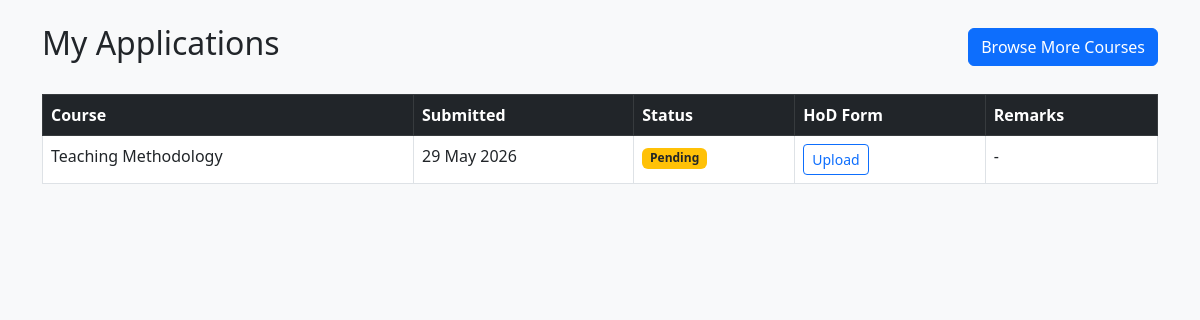
The page /applications/my-applications/ (signed in) on the database as committed earlier.
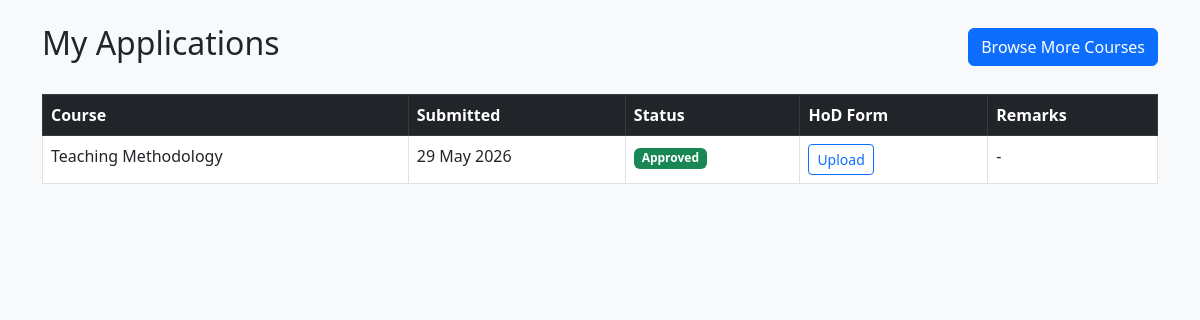
The same page on the database as committed later.
### applications/models.py (models this page shows, shortened)
class Application(models.Model):
    STATUS_CHOICES = [
        ('pending', 'Pending'),
        ('approved', 'Approved'),
        ('rejected', 'Rejected'),
    ]
    applicant = models.ForeignKey(CustomUser, on_delete=models.CASCADE)
    course = models.ForeignKey(Course, on_delete=models.CASCADE)
    status = models.CharField(max_length=20, choices=STATUS_CHOICES, default='pending')
    full_name = models.CharField(max_length=255)
    email = models.EmailField()
    phone = models.CharField(max_length=15)
    institution = models.CharField(max_length=255)
    designation = models.CharField(max_length=100)
    state = models.CharField(max_length=100)
    original_form = models.FileField(upload_to='applications/forms/', blank=True, null=True)
    hod_signed_form = models.FileField(upload_to='applications/hod_signed/', blank=True, null=True)
    admin_remarks = models.TextField(blank=True)
    submitted_at = models.DateTimeField(auto_now_add=True)
    updated_at = models.DateTimeField(auto_now=True)
    class Meta:
        unique_together = ['applicant', 'course']  # one application per course

### courses/models.py (models this page shows, shortened)
class Course(models.Model):
    title = models.CharField(max_length=255)
    description = models.TextField()
    eligibility = models.TextField()
    duration = models.CharField(max_length=100)
    start_date = models.DateField()
    end_date = models.DateField()
    total_seats = models.IntegerField()
    seats_filled = models.IntegerField(default=0)
    is_visible = models.BooleanField(default=True)
    is_closed = models.BooleanField(default=False)
    created_by = models.ForeignKey(CustomUser, on_delete=models.SET_NULL, null=True)
    created_at = models.DateTimeField(auto_now_add=True)

### applications/views.py (the view)
# urls.py: path('my-applications/', views.my_applications, name='my_applications'),
def my_applications(request):
    if not request.user.is_authenticated:
        return redirect('login')
    applications = Application.objects.filter(applicant=request.user).order_by('-submitted_at')
    return render(request, 'applications/my_applications.html', {'applications': applications})

### templates/applications/my_applications.html (shortened to what this page needs)
{% extends 'base.html' %}
{% block content %}
<div class="container mt-4">
    <div class="d-flex justify-content-between align-items-center mb-4">
        <h2>My Applications</h2>
        <a href="{% url 'applicant_course_list' %}" class="btn btn-primary">Browse More Courses</a>
    </div>
    {% if applications %}
    <table class="table table-bordered table-hover">
        <thead class="table-dark">
            <tr>
                <th>Course</th>
                <th>Submitted</th>
                <th>Status</th>
                <th>HoD Form</th>
                <th>Remarks</th>
            </tr>
        </thead>
        <tbody>
            {% for app in applications %}
            <tr>
                <td>{{ app.course.title }}</td>
                <td>{{ app.submitted_at|date:"d M Y" }}</td>
                <td>
                    {% if app.status == 'pending' %}
                        <span class="badge bg-warning text-dark">Pending</span>
                    {% elif app.status == 'approved' %}
                        <span class="badge bg-success">Approved</span>
                    {% elif app.status == 'rejected' %}
                        <span class="badge bg-danger">Rejected</span>
                    {% endif %}
                </td>
                <td>
                    {% if app.hod_signed_form %}
                        <span class="badge bg-success">Uploaded</span>
                    {% else %}
                        <a href="{% url 'upload_hod_form' app.pk %}" class="btn btn-sm btn-outline-primary">Upload</a>
                    {% endif %}
                </td>
                <td>{{ app.admin_remarks|default:"-" }}</td>
            </tr>
            {% endfor %}
        </tbody>
    </table>
    {% else %}
        <div class="alert alert-info">You haven't applied for any courses yet.</div>
    {% endif %}
</div>
{% endblock %}

Rows that differ between the two databases and show on the page:
changed Application "Teaching Methodology": status "Pending" → "Approved"
